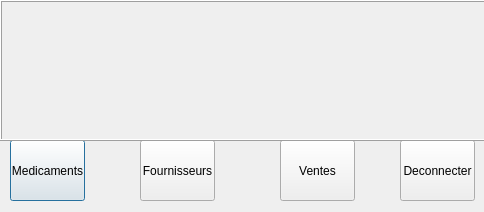
<?xml version="1.0" encoding="UTF-8"?>
<ui version="4.0">
 <class>Menu</class>
 <widget class="QDialog" name="Menu">
  <property name="geometry">
   <rect>
    <x>0</x>
    <y>0</y>
    <width>484</width>
    <height>212</height>
   </rect>
  </property>
  <property name="windowTitle">
   <string>Dialog</string>
  </property>
  <widget class="QPushButton" name="butmedicam">
   <property name="geometry">
    <rect>
     <x>10</x>
     <y>140</y>
     <width>75</width>
     <height>61</height>
    </rect>
   </property>
   <property name="text">
    <string>Medicaments</string>
   </property>
  </widget>
  <widget class="QPushButton" name="butfourni">
   <property name="geometry">
    <rect>
     <x>140</x>
     <y>140</y>
     <width>75</width>
     <height>61</height>
    </rect>
   </property>
   <property name="text">
    <string>Fournisseurs</string>
   </property>
  </widget>
  <widget class="QPushButton" name="butvente">
   <property name="geometry">
    <rect>
     <x>280</x>
     <y>140</y>
     <width>75</width>
     <height>61</height>
    </rect>
   </property>
   <property name="text">
    <string>Ventes</string>
   </property>
  </widget>
  <widget class="QPushButton" name="butDeconnexion">
   <property name="geometry">
    <rect>
     <x>400</x>
     <y>140</y>
     <width>75</width>
     <height>61</height>
    </rect>
   </property>
   <property name="text">
    <string>Deconnecter</string>
   </property>
  </widget>
  <widget class="QLabel" name="lbMenu">
   <property name="geometry">
    <rect>
     <x>0</x>
     <y>0</y>
     <width>491</width>
     <height>141</height>
    </rect>
   </property>
   <property name="frameShape">
    <enum>QFrame::Box</enum>
   </property>
   <property name="frameShadow">
    <enum>QFrame::Raised</enum>
   </property>
   <property name="text">
    <string/>
   </property>
   <property name="pixmap">
    <pixmap resource="ressources.qrc">:/new/prefix1/ressources/ACCUEIL PHARMACIE(3).jpg</pixmap>
   </property>
  </widget>
 </widget>
 <resources>
  <include location="ressources.qrc"/>
 </resources>
 <connections/>
</ui>
